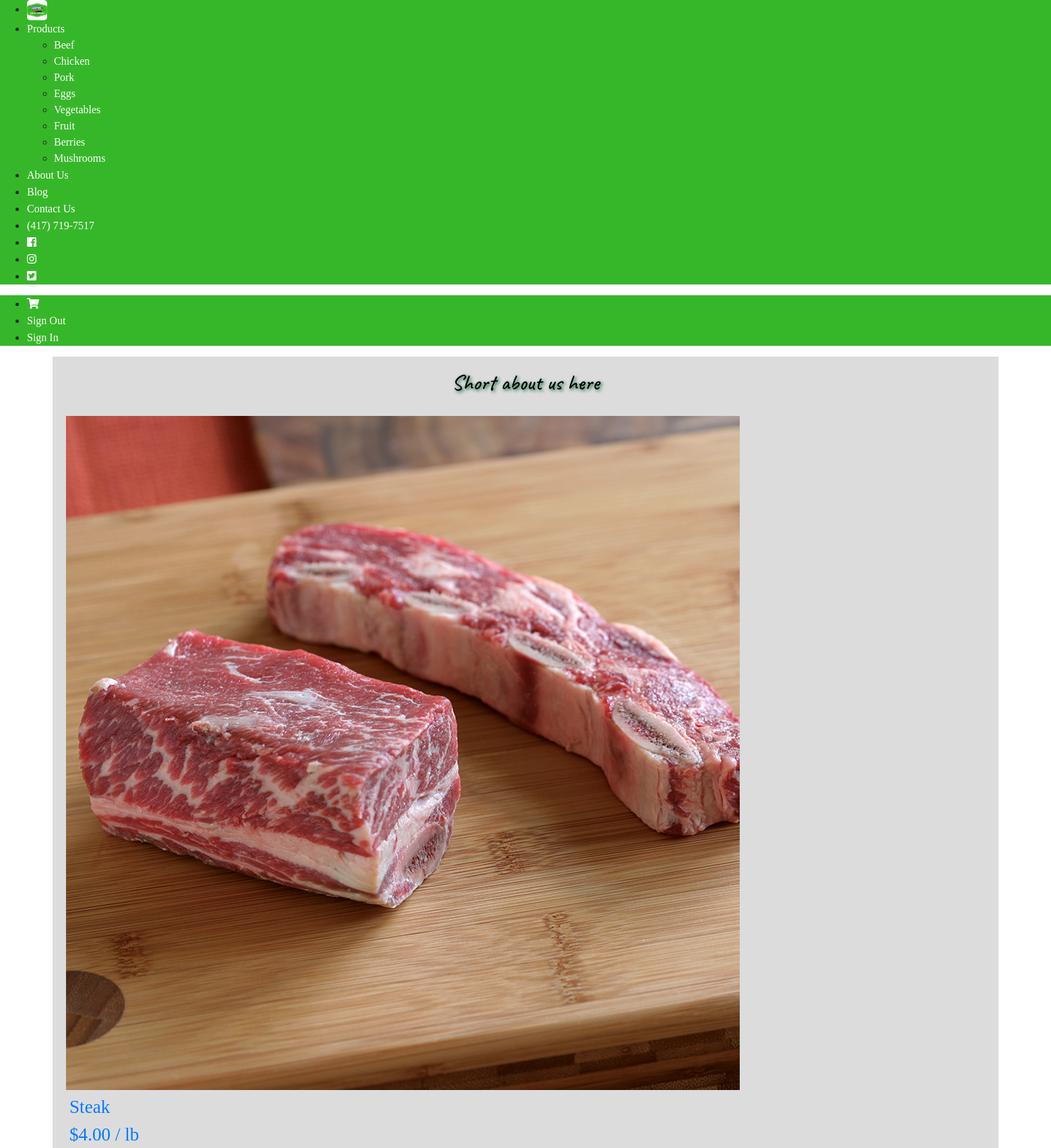
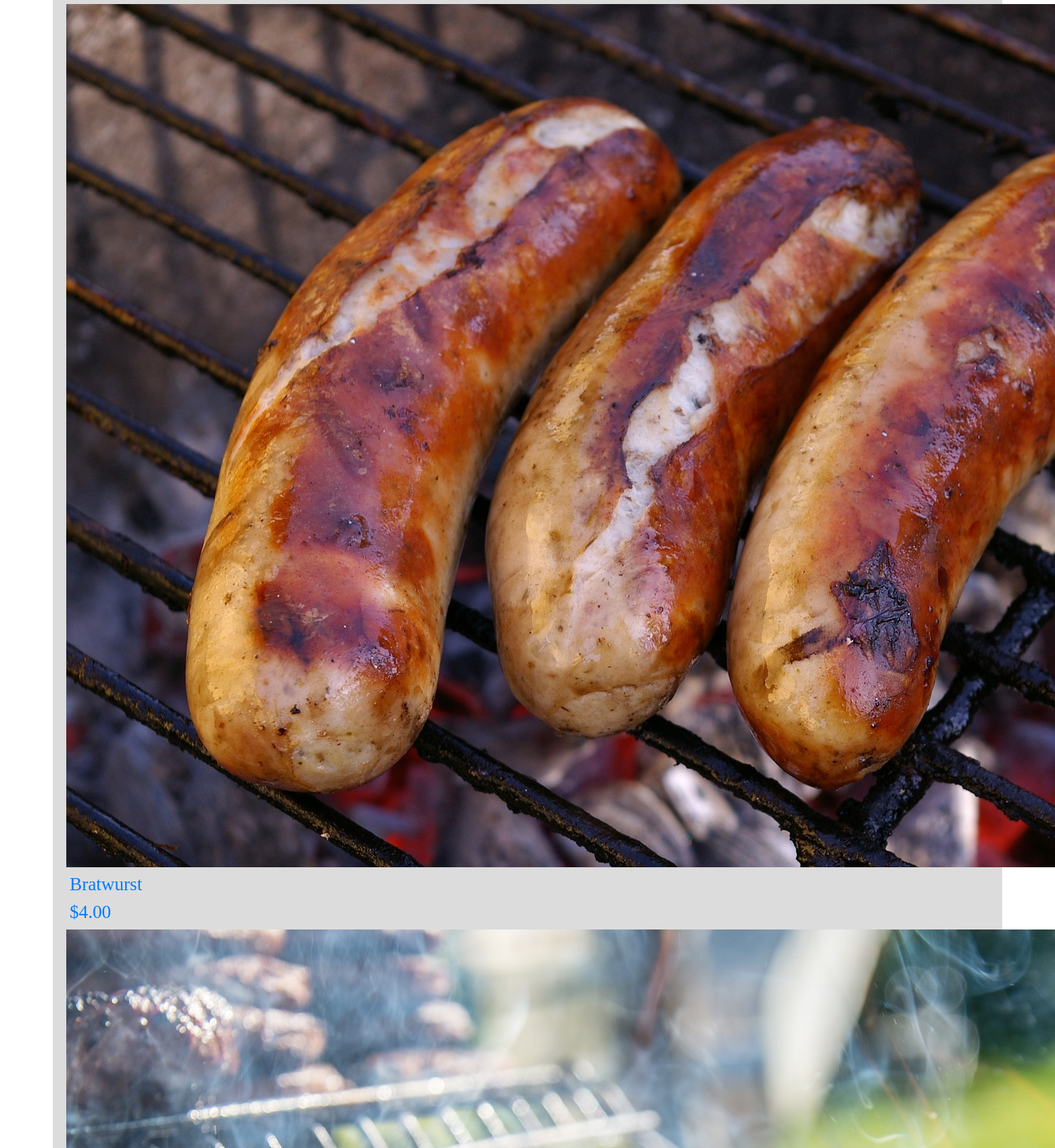
The app's page /product/?catID=41 (upper part) with its own data (2 pictures, top to bottom).
### tables this page shows
CREATE TABLE `categories` (
  `catID` int(11) NOT NULL,
  `catName` varchar(25) NOT NULL,
  `image` varchar(255) NOT NULL,
  `hide` tinyint(1) NOT NULL
);

CREATE TABLE `products` (
  `productID` int(11) NOT NULL,
  `productName` varchar(50) NOT NULL,
  `portionsID` int(11) NOT NULL,
  `price` decimal(10,2) DEFAULT NULL,
  `qty` decimal(10,1) DEFAULT NULL,
  `shortDesc` varchar(255) DEFAULT NULL,
  `fullDesc` varchar(255) DEFAULT NULL,
  `catID` int(11) NOT NULL,
  `image` varchar(255) NOT NULL,
  `sizeID` int(11) DEFAULT NULL,
  `outOfSeason` tinyint(1) NOT NULL,
  `hide` tinyint(1) NOT NULL
);

CREATE TABLE `portions` (
  `portionsID` int(11) NOT NULL,
  `portionsName` varchar(25) NOT NULL,
  `portionsDesc` varchar(10) DEFAULT NULL
);

### models/products_db.php (called while the page is built, shortened)
<?php
function getAllCategories(){
    global $db;
    $sql = "SELECT * FROM categories WHERE hide = 0";
    $qry = $db->query($sql);
    $aryCat = $qry->fetchAll();
    return $aryCat;
}
function productsByCatID($catID){
    global $db;
    $sql = "SELECT * FROM products WHERE catID = $catID";
    $qry = $db->query($sql);
    $aryProd = $qry->fetchAll();
    return $aryProd;
}
function portionByID($portionID){
    global $db;
    $sql = "SELECT * FROM `portions` WHERE `portionsID` = $portionID";
    $qry = $db->query($sql);
    $portion = $qry->fetch();
    return $portion;
}

### product/products.php (the view, shortened to what this page needs)
<?php
$aryProd = productsByCatID($catID);
?>
<h1 class="slogan">Short about us here</h1>
<section>
    <div class="uk-grid-small uk-child-width-1-4@s uk-flex-center uk-text-center" uk-grid>
        <?php
        foreach($aryProd as $prod){
          $portion = portionByID($prod['portionsID'])
        ?>
            <a href="?catID=<?=$catID?>&prodID=<?=$prod['productID']?>">
              <div class="uk-card uk-card-default <?php echo($prod['outOfSeason'] == 1 ? 'uk-flex-last' : '' )?>">
                <div class="uk-card-media-top">
                  <img src="../images/<?=$prod['image']?>" alt="<?=$prod['productName']?> Image">
                </div>
                <?php
                if ($prod['outOfSeason'] == 1){
                ?>
                <div class="uk-overlay uk-overlay-primary uk-position-cover" style="overflow:hidden">
                  <p class="card-name" style="font-weight:bold;text-decoration:underline;">OUT OF<br>SEASON</p>
                  <p class="card-name"><?=$prod['productName']?></p>
                  <p class="card-price">$<?=$prod['price']?> <?=$portion['portionsDesc']?></p>
                </div>
                <?php
                } else {
                ?>
                <div class="uk-overlay uk-overlay-primary uk-position-bottom">
                  <p class="card-name"><?=$prod['productName']?></p>
                  <p class="card-price">$<?=$prod['price']?> <?=$portion['portionsDesc']?></p>
                </div>
                <?php
                }
                ?>
              </div>
            </a>
        <?php
        }
        ?>
    </div>
</section>

### views/navbar.php
<div class="no-print" uk-sticky="sel-target: .uk-navbar-container; cls-active: uk-navbar-sticky">
    <nav class="uk-navbar-container" uk-navbar>
        <div class="uk-navbar-left">
            <ul class="uk-navbar-nav">
                <li>
                    <a class="uk-logo" href="../product/">
                        <img src="../images/Zahn Farms Logo.jpg" alt="Zahn Farms Logo">
                    </a>
                </li>
                <li>
                    <a href="../product/">Products</a>
                    <div class="uk-navbar-dropdown" delay-hide="250">
                        <ul class="uk-nav uk-navbar-dropdown-nav">
                            <?php
                            $aryCat = getAllCategories();
                            foreach($aryCat as $cat){
                            ?>
                            <li><a href="?catID=<?=$cat['catID']?>"><?=$cat['catName']?></a></li>
                            <?php
                            }
                            ?>
                        </ul>
                    </div>
                </li>
                <li><a href="../aboutUs/aboutUs.php">About Us</a></li>
                <li><a href="../aboutUs/latestNews.php">Blog</a></li>
                <li><a href="../aboutUS/contact.php">Contact Us</a></li>
                <li><a href="tel:417-719-7517" class="navContact">(417) 719-7517</a></li>
                <li><a href="https://www.facebook.com/ZahnFarms/" target="_blank"><i
                            class="fab fa-facebook-square"></i></a></li>
                <li><a href="#" target="_blank"><i class="fab fa-instagram"></i></a></li>
                <li><a href="https://twitter.com/ag_select" target="_blank"><i class="fab fa-twitter-square"></i></a>
                </li>
            </ul>
        </div>
        <div class="uk-navbar-right">
            <ul class="uk-navbar-nav">
                <li><a href="../product/cart.php"><i class="fas fa-shopping-cart"></i></a></li>
                <li><a href="?lo=y" class='nav' id='lo'>Sign Out</a></li>
                <li><a href="../admin/">Sign In</a></li>
            </ul>
        </div>
    </nav>
</div>

### views/styles.css (style rules this page uses)
html, body { background-image: url("../images/barnWood.jpg"); background-size: cover; height:100%; padding:0px; }
.uk-navbar-nav { background-color: rgb(54, 183, 41); }
.uk-navbar-nav>li>a { font-family: 'Caveat Brush', cursive; font-weight: 500; font-size: 1em; }
.uk-navbar-dropdown { background-color: rgb(54, 183, 41); font-family: 'Caveat Brush', cursive; }
nav a, nav a:hover { color: white !important; text-decoration: none; }
nav img { height: 30px; border-radius: 5px; }
h1 { color: black; margin: 50px; text-align: center; }
.slogan { font-family: 'Caveat', cursive; font-weight: 500; font-size: 2em; text-shadow: 2px 2px 5px rgb(1, 101, 47); margin:0px; padding:30px; padding-top:0px; }
.uk-card { font-family: 'Caveat Brush', cursive; font-size: 1.7em; background-color: rgba(1,1,1,0) }
.uk-overlay { padding: 5px; }
.uk-overlay p { padding: 0px; margin: 0px; }
.no-print { display: block; }

### records on screen
categories: catName "Beef"
categories: catName "Chicken"
categories: catName "Pork"
categories: catName "Eggs"
categories: catName "Vegetables"
categories: catName "Fruit"
categories: catName "Berries"
categories: catName "Mushrooms"
products: image (picture), productName "Steak", price "4.00", portionsID.portionsDesc "/ lb"
products: image+productName (picture), productName "Bratwurst", price "4.00"
products: image (picture)
